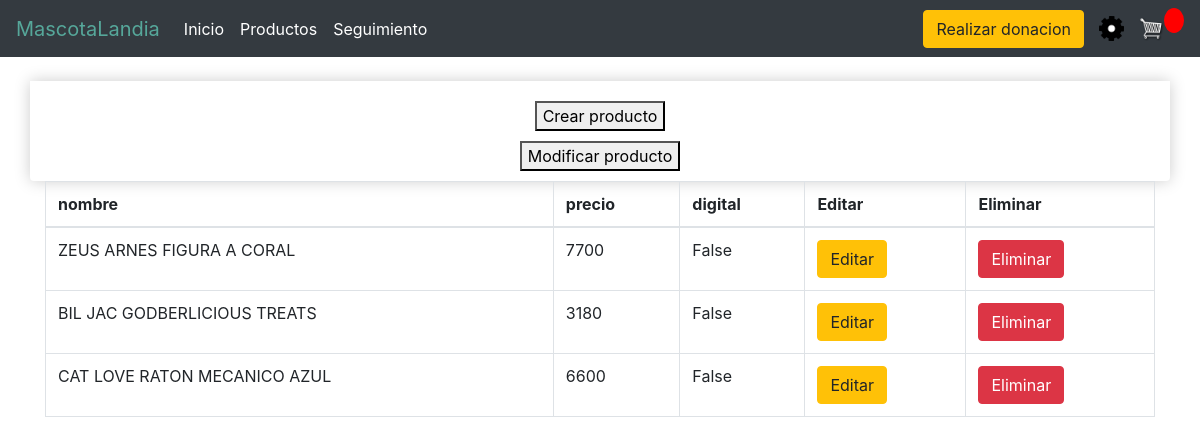
/config/ (signed in), run on the app's committed database.
### store/models.py (models this page shows, shortened)
class Product(models.Model):
    name = models.CharField(max_length=200, null=True)
    price = models.IntegerField()
    digital = models.BooleanField(default=False, null=True, blank=False)
    image = models.ImageField(null=True, blank=True)

### store/views.py (the view)
# urls.py: path('config/', views.config, name="config"),
@login_required
def config(request):
    producto = Product.objects.all()
    context = {'productos' : producto}
    return render(request, 'store/config.html', context)

### store/Templates/store/config.html
{% extends 'store/main.html' %}
{% load static %}
{% block content %}
<div class="row center-xs center-sm center-md center-lg middle-xs middle-sm middle-md middle-lg box-element product">
    <div class="col-xs-12 col-sm-12 col-md-12 col-lg-12">
        <button onclick="window.location.href='/anadir'">Crear producto</button>
    </div>
    <div class="col-xs-12 col-sm-12 col-md-12 col-lg-12">
        <button>Modificar producto</button>
    </div>
</div>
<table class="table table-bordered">
    <thead>
        <tr>
            <th scope="col">nombre</th>
            <th scope="col">precio</th>
            <th scope="col">digital</th>
            <th scope="col">Editar</th>
            <th>Eliminar</th>
        </tr>
    </thead>
    <tbody>
    {% for prod in productos %}
    <tr>
        <td>{{prod.name}}</td>
        <td>{{prod.price}}</td>
        <td>{{prod.digital}}</td>
        <td>
            <a href="#" class="btn btn-warning">Editar</a>
        </td>
        <td>
            <a href="{% url 'eliminar' prod.price %} " class="btn btn-danger">Eliminar</a>
        </td>
    </tr>
    {% endfor %}
    </tbody>
</table>
{% endblock content %}

### static/css/main.css (style rules this page uses)
body { background-color: hsl(0, 0%, 98%); }
.box-element { box-shadow:hsl(0, 0%, 80%) 0 0 16px; background-color: #fff; border-radius: 4px; padding: 10px; }
.product { border-radius: 0 0 4px 4px; }
.col-lg-4, .col-lg-6, .col-lg-8, .col-lg-12 { margin-top: 10px; }
.btn { border-radius: 0; }

### static/css/flexboxgrid.css (style rules this page uses)
.row { box-sizing: border-box; display: -ms-flexbox; display: -webkit-box; display: flex; -ms-flex: 0 1 auto; -webkit-box-flex: 0; flex: 0 1 auto; -ms-flex-direction: row; -webkit-box-orient: horizontal; -webkit-box-direction: normal; flex-direction: row; -ms-flex-wrap: wrap; flex-wrap: wrap; margin-right: -1rem; margin-left: -1rem; }
.col-xs, .col-xs-1, .col-xs-2, .col-xs-3, .col-xs-4, .col-xs-5, .col-xs-6, .col-xs-7, .col-xs-8, .col-xs-9, .col-xs-10, .col-xs-11, .col-xs-12 { box-sizing: border-box; -ms-flex: 0 0 auto; -webkit-box-flex: 0; flex: 0 0 auto; padding-right: 1rem; padding-left: 1rem; }
.col-xs-12 { -ms-flex-preferred-size: 100%; flex-basis: 100%; max-width: 100%; }
.center-xs { -ms-flex-pack: center; -webkit-box-pack: center; justify-content: center; text-align: center; }
.middle-xs { -ms-flex-align: center; -webkit-box-align: center; align-items: center; }
@media only screen and (min-width: 48em) { .col-sm, .col-sm-1, .col-sm-2, .col-sm-3, .col-sm-4, .col-sm-5, .col-sm-6, .col-sm-7, .col-sm-8, .col-sm-9, .col-sm-10, .col-sm-11, .col-sm-12 { box-sizing: border-box; -ms-flex: 0 0 auto; -webkit-box-flex: 0; flex: 0 0 auto; padding-right: 1rem; padding-left: 1rem; } }
@media only screen and (min-width: 48em) { .col-sm-12 { -ms-flex-preferred-size: 100%; flex-basis: 100%; max-width: 100%; } }
@media only screen and (min-width: 48em) { .center-sm { -ms-flex-pack: center; -webkit-box-pack: center; justify-content: center; text-align: center; } }
@media only screen and (min-width: 48em) { .middle-sm { -ms-flex-align: center; -webkit-box-align: center; align-items: center; } }
@media only screen and (min-width: 62em) { .col-md, .col-md-1, .col-md-2, .col-md-3, .col-md-4, .col-md-5, .col-md-6, .col-md-7, .col-md-8, .col-md-9, .col-md-10, .col-md-11, .col-md-12 { box-sizing: border-box; -ms-flex: 0 0 auto; -webkit-box-flex: 0; flex: 0 0 auto; padding-right: 1rem; padding-left: 1rem; } }
@media only screen and (min-width: 62em) { .col-md-12 { -ms-flex-preferred-size: 100%; flex-basis: 100%; max-width: 100%; } }
@media only screen and (min-width: 62em) { .center-md { -ms-flex-pack: center; -webkit-box-pack: center; justify-content: center; text-align: center; } }
@media only screen and (min-width: 62em) { .middle-md { -ms-flex-align: center; -webkit-box-align: center; align-items: center; } }
@media only screen and (min-width: 75em) { .col-lg, .col-lg-1, .col-lg-2, .col-lg-3, .col-lg-4, .col-lg-5, .col-lg-6, .col-lg-7, .col-lg-8, .col-lg-9, .col-lg-10, .col-lg-11, .col-lg-12 { box-sizing: border-box; -ms-flex: 0 0 auto; -webkit-box-flex: 0; flex: 0 0 auto; padding-right: 1rem; padding-left: 1rem; } }
@media only screen and (min-width: 75em) { .col-lg-12 { -ms-flex-preferred-size: 100%; flex-basis: 100%; max-width: 100%; } }
@media only screen and (min-width: 75em) { .center-lg { -ms-flex-pack: center; -webkit-box-pack: center; justify-content: center; text-align: center; } }
@media only screen and (min-width: 75em) { .middle-lg { -ms-flex-align: center; -webkit-box-align: center; align-items: center; } }

### static/css/estilo.css (style rules this page uses)
body { font-family: 'Open-sans', sans-serif; font-size: 17px; line-height: 1.5em; margin:0; padding: 0; }

### data on the page
Product: name "ZEUS ARNES FIGURA A CORAL", price "7700", digital "False"
Product: name "BIL JAC GODBERLICIOUS TREATS", price "3180", digital "False"
Product: name "CAT LOVE RATON MECANICO AZUL", price "6600", digital "False"
